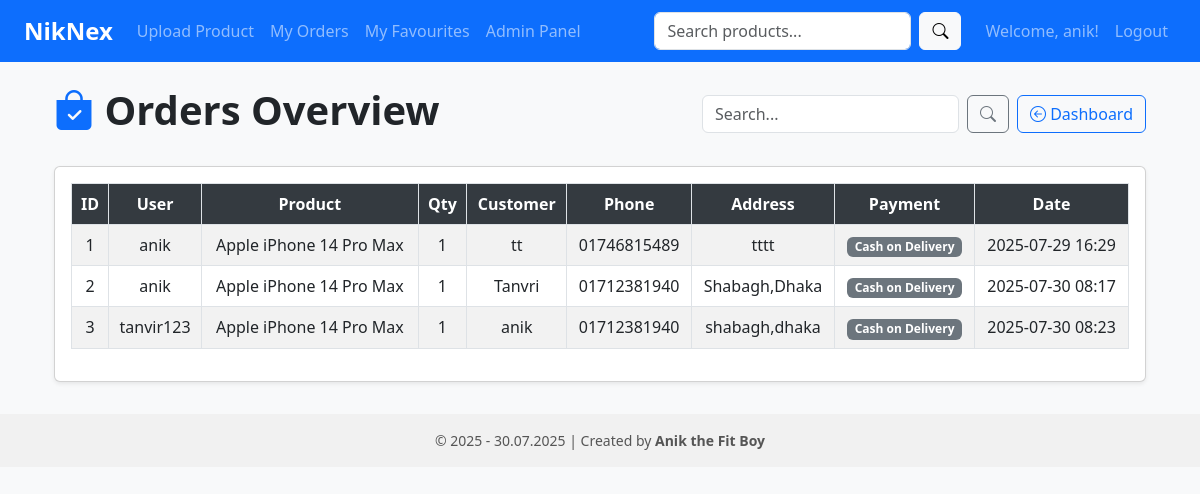
Page /admin/orders (signed in) on the committed database.
### app.py (models this page shows, shortened)
class Order(db.Model):
    __tablename__ = 'order'
    id = db.Column(db.Integer, primary_key=True)
    user_id = db.Column(db.Integer, db.ForeignKey('user.id'))
    product_id = db.Column(db.Integer, db.ForeignKey(
        'product.id'), nullable=False)
    quantity = db.Column(db.Integer, default=1)
    customer_name = db.Column(db.String(100))
    customer_phone = db.Column(db.String(20))
    customer_address = db.Column(db.Text)
    payment_method = db.Column(db.String(50))
    bkash_number = db.Column(db.String(20))
    transaction_id = db.Column(db.String(100))
    created_at = db.Column(db.DateTime, default=datetime.utcnow)
    delivery_area = db.Column(db.String(50))
    courier_charge = db.Column(db.Float, default=0.0)
    total_amount = db.Column(db.Float, default=0.0)
    delivery_status = db.Column(db.String(50), default='Order Placed')
    notified = db.Column(db.Boolean, default=False)
    color = db.Column(db.String(50), nullable=True)
    size = db.Column(db.String(50), nullable=True)
    selected_color = db.Column(db.String(50), nullable=True)
    expected_delivery = db.Column(db.DateTime, nullable=True)
    delivered_at = db.Column(db.DateTime, nullable=True)
    user = db.relationship('User', backref='orders')
    product = db.relationship('Product', backref='orders')

class User(db.Model):
    __tablename__ = 'user'
    id = db.Column(db.Integer, primary_key=True)
    name = db.Column(db.String(100))
    phone = db.Column(db.String(20))
    email = db.Column(db.String(100), unique=True)
    address = db.Column(db.String(200))
    username = db.Column(db.String(50), unique=True)
    password_hash = db.Column(db.String(128), nullable=False)
    is_admin = db.Column(db.Boolean, default=False)

class Product(db.Model):
    __tablename__ = 'product'
    id = db.Column(db.Integer, primary_key=True)
    name = db.Column(db.String(100), nullable=False)
    description = db.Column(db.Text, nullable=False)
    price = db.Column(db.Float, nullable=False)
    image_filename = db.Column(db.String(200))
    is_approved = db.Column(db.Boolean, default=False)
    created_at = db.Column(db.DateTime, default=datetime.utcnow)
    category = db.Column(db.String(50), nullable=True)

### app.py (the view)
@app.route('/admin/orders')
@admin_required
def admin_orders():
    new_orders = Order.query.filter_by(notified=False).all()
    for order in new_orders:
        order.notified = True
    db.session.commit()
    flash(f"You have {len(new_orders)} new order(s).",
          "info") if new_orders else None
    return render_template('admin/admin_orders.html', orders=Order.query.all())

### app.py (called while the page is built)
@app.context_processor
def inject_today_date():
    return {'today_date': datetime.today().strftime('%d.%m.%Y')}

def admin_required(f):
    @wraps(f)
    def wrapper(*args, **kwargs):
        if not session.get("is_admin"):
            flash("Admin access required.")
            return redirect(url_for("home"))
        return f(*args, **kwargs)
    return wrapper

### templates/admin/admin_orders.html (shortened to what this page needs)
{% extends "base.html" %} {% block title %}Admin Orders{% endblock %} {% block
content %}
<div class="container mt-4">
  <div class="admin-header mb-4">
    <h1><i class="bi bi-bag-check-fill text-primary"></i> Orders Overview</h1>
    <div class="d-flex gap-2">
      <form class="d-flex" method="get" action="{{ url_for('admin_orders') }}">
        <input
          type="search"
          name="q"
          placeholder="Search..."
          class="form-control me-2"
        />
        <button class="btn btn-outline-secondary" type="submit">
          <i class="bi bi-search"></i>
        </button>
      </form>
      <a
        href="{{ url_for('admin_dashboard') }}"
        class="btn btn-outline-primary"
      >
        <i class="bi bi-arrow-left-circle"></i> Dashboard
      </a>
    </div>
  </div>
  <div class="card shadow-sm mb-4">
    <div class="card-body">
      <div class="table-responsive">
        <table
          class="table table-bordered table-striped table-hover align-middle"
        >
          <thead>
            <tr>
              <th>ID</th>
              <th>User</th>
              <th>Product</th>
              <th>Qty</th>
              <th>Customer</th>
              <th>Phone</th>
              <th>Address</th>
              <th>Payment</th>
              <th>Date</th>
            </tr>
          </thead>
          <tbody>
            {% for order in orders %}
            <tr>
              <td>{{ order.id }}</td>
              <td>{{ order.user.username }}</td>
              <td>{{ order.product.name }}</td>
              <td>{{ order.quantity }}</td>
              <td>{{ order.customer_name }}</td>
              <td>{{ order.customer_phone }}</td>
              <td>{{ order.customer_address }}</td>
              <td>
                <span
                  class="badge bg-{{ 'success' if order.payment_method == 'bKash' else 'secondary' }}"
                >
                  {{ order.payment_method }}
                </span>
              </td>
              <td>
                <span
                  title="{{ order.created_at.strftime('%A, %d %B %Y %I:%M %p') }}"
                >
                  {{ order.created_at.strftime('%Y-%m-%d %H:%M') }}
                </span>
              </td>
            </tr>
            {% else %}
            <tr>
              <td colspan="9" class="text-center text-muted">
                No orders found.
              </td>
            </tr>
            {% endfor %}
          </tbody>
        </table>
      </div>
    </div>
  </div>
</div>
{% endblock %}

### templates/base.html (style rules this page uses)
body { background-color: #f8f9fa; }

### templates/admin/admin_orders.html (style rules this page uses)
.admin-header { display: flex; justify-content: space-between; align-items: center; flex-wrap: wrap; }
.admin-header h1 { font-weight: bold; }
.admin-header .btn { white-space: nowrap; }
.table thead th { background-color: #343a40; color: white; text-align: center; }
.table td, .table th { vertical-align: middle; text-align: center; }

### rows in the picture
Order: id "1", user.username "anik", product.name "Apple iPhone 14 Pro Max", quantity "1", customer_name "tt", customer_phone "01746815489", customer_address "tttt", payment_method "Cash on Delivery", created_at "2025-07-29 16:29"
Order: id "2", user.username "anik", product.name "Apple iPhone 14 Pro Max", quantity "1", customer_name "Tanvri", customer_phone "01712381940", customer_address "Shabagh,Dhaka", payment_method "Cash on Delivery", created_at "2025-07-30 08:17"
Order: id "3", user.username "tanvir123", product.name "Apple iPhone 14 Pro Max", quantity "1", customer_name "anik", customer_phone "01712381940", customer_address "shabagh,dhaka", payment_method "Cash on Delivery", created_at "2025-07-30 08:23"

### other values in the picture
{{ session.username }} "anik"
